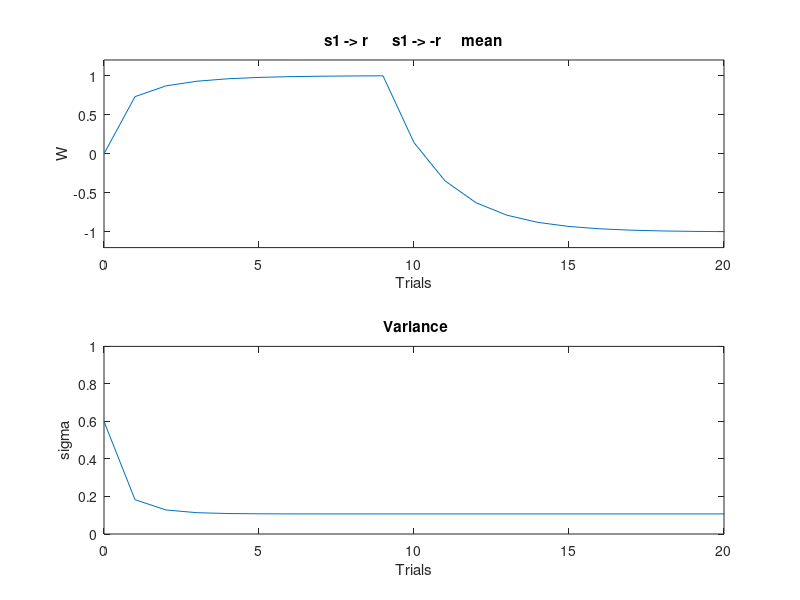

The MATLAB script that drew this image:
clear
clc
close all
nTrials = 22;


r = [ones(1,nTrials/2-2),-1*ones(1,nTrials/2+2)];
w0 = [0;0];
u = ones(1,nTrials);
w_n = 0.08;
tau = 0.5;

sigma = zeros(1,1,nTrials);
sigma0 = 0.6;
sigma(:,:,1)=sigma0;
w0=[0;0];
w=zeros(2,20);
w(:, 1) = w0;

for i=1:nTrials-1
    sigma(:,:,i+1) = sigma(:,:,i)+ w_n;
    G = sigma(:,:,i+1)*u(:,i)*(u(:,i)'*sigma(:,:,i+1)*u(:,i)+tau^2)^(-1);
    sigma(:,:,i+1) =sigma(:,:,i+1)-G*u(:,i)'*sigma(:,:,i+1);
    w(:,i+1) = w(:,i)+G*(r(i)-u(:,i)'*w(:,i));

end


figure;
subplot(2,1,1)
plot(0:nTrials-1,w(1,:))


xlim([0 20])
ylim([-1.2 1.2])
title("s1 -> r      s1 -> -r     mean")
ylabel('W')
xlabel('Trials')

subplot(2,1,2)
plot(0:nTrials-1,squeeze(sigma(1,1,:)))


xlim([0 20])
ylim([0 1])
title(' Variance')
ylabel('sigma')
xlabel('Trials')

